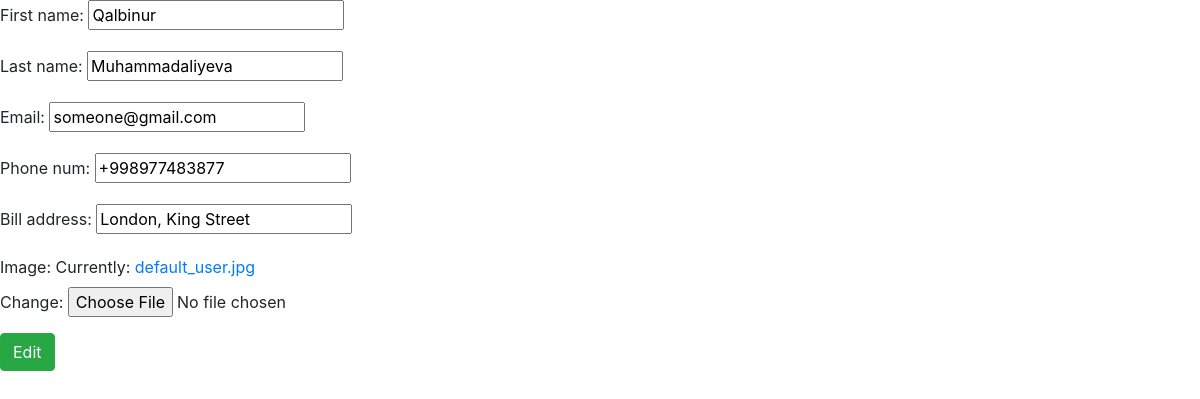
The page /customers/edit-customer/qalbinur-muhammadialiyeva/ on the database its author committed.
### e_commerce/models.py (models this page shows, shortened)
class BaseModel(models.Model):
    created_at=models.DateTimeField(auto_now_add=True)
    updated_at=models.DateTimeField(auto_now=True)
    class Meta:
        abstract=True

class Customer(BaseModel):
    first_name=models.CharField(max_length=50)
    last_name=models.CharField(max_length=80)
    email=models.EmailField(unique=True)
    phone_num=models.CharField(max_length=15)
    bill_address=models.CharField(max_length=100)
    image=models.ImageField(upload_to='customers', default='default_user.jpg')
    slug=models.SlugField(null=True, blank=True)
    class Meta:
        db_table='Customers'

### e_commerce/views/views.py (the view)
# urls.py: path('edit-customer/<slug:customer_slug>/', views.edit_customer, name='edit_customer'),
def edit_customer(request, customer_slug:Optional[str]=None):
    customer=get_object_or_404(Customer, slug=customer_slug)
    form=CustomerForm(instance=customer)# instance gets the already created and filled form, not an empty form
    if request.method=='POST':
        form=CustomerForm(request.POST, request.FILES, instance=customer)
        if form.is_valid():
            form.save()
            return redirect('customer_detail', customer_slug)
    context={
        'form': form
        }
    return render(request,'e_commerce/edit_customer.html', context)

### e_commerce/forms.py (shortened to what this page needs)
class CustomerForm(forms.ModelForm):
    class Meta:
        model = Customer
        fields = ['first_name', 'last_name', 'email', 'phone_num', 'bill_address', 'image']

### e_commerce/templates/e_commerce/edit_customer.html (shortened to what this page needs)
<!DOCTYPE html>
<html lang="en">
<head>
    <link rel="stylesheet" href="https://cdn.jsdelivr.net/npm/bootstrap@4.0.0/dist/css/bootstrap.min.css"
>
</head>
<body>
<form method="post" enctype="multipart/form-data">
    {{ form.as_p }}
    <button type="submit" class="btn btn-success"> Edit </button>
</form>
</body>
</html>

### rows shown on the page
Customer: first_name "Qalbinur", last_name "Muhammadaliyeva", email "someone@gmail.com", phone_num "+998977483877", bill_address "London, King Street"
